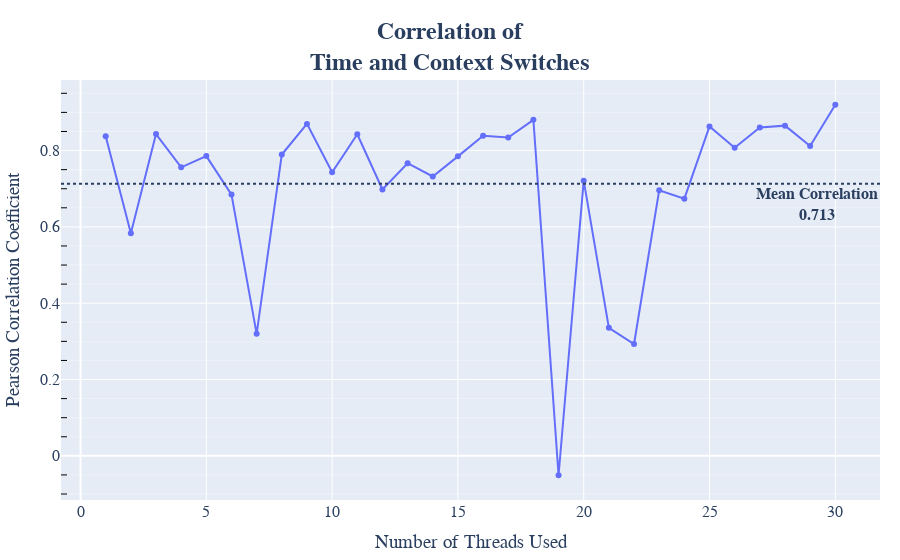

The notebook cell saved with this chart:
### Code cell
import plotly.graph_objects as go
import numpy as np

x = np.arange(1, len(corrs) + 1)
mean_corr = np.mean(corrs)

fig = go.Figure(data=go.Scatter(x=x, y=corrs, mode='lines+markers',))
fig.add_hline(y=mean_corr, line_dash="dot",
              annotation_text=f"<b>Mean Correlation<br>{mean_corr:.3f}</b>", 
              annotation_position="bottom right",
              annotation_font_size=16
              )

fig.update_layout(
    boxgap=0.3,
    boxmode='group',
    xaxis=dict(zeroline=True, gridcolor="white", showgrid=True, zerolinecolor="white", ),
    yaxis=dict(gridcolor="white", zeroline=True, showgrid=True, zerolinecolor="white"),
    # paper_bgcolor="rgb(248,248,248)",
    # plot_bgcolor="rgb(248,248,248)",
    title=dict(
      text="<b>Correlation of<br>Time and Context Switches</b>",
      x=0.5, 
      y=0.93,
      font=dict(
        family="Times New Roman, serif",
        size=24),
      ),
    xaxis_title="Number of Threads Used",
    yaxis_title="Pearson Correlation Coefficient",
    margin=dict(l=40, r=20, t=80, b=40),
    font=dict(family="Times New Roman, serif", size=16)


)
fig.update_yaxes(minor_ticks="inside",
                  minor=dict(
                    ticklen=6, 
                    tickcolor="black", 
                    tickmode='auto', 
                    nticks=6, 
                    showgrid=True
                    )
                )
fig.show(config={"responsive": True})

### Figure 1 — Plotly figure (JSON) as saved in the notebook; plotly's stock layout.template omitted (floating-point values rounded to 4 significant figures)
{"data": [{"mode": "lines+markers", "type": "scatter", "x": [1, 2, 3, 4, 5, 6, 7, 8, 9, 10, 11, 12, 13, 14, 15, 16, 17, 18, 19, 20, 21, 22, 23, 24, 25, 26, 27, 28, 29, 30], "y": [0.8375, 0.583, 0.8433, 0.756, 0.7855, 0.6846, 0.3197, 0.7896, 0.8698, 0.743, 0.8427, 0.698, 0.7669, 0.732, 0.7848, 0.8388, 0.834, 0.8805, -0.05084, 0.7212, 0.3354, 0.293, 0.696, 0.674, 0.8633, 0.8072, 0.8605, 0.8653, 0.8121, 0.92]}], "layout": {"annotations": [{"font": {"size": 16}, "showarrow": false, "text": "<b>Mean Correlation<br>0.713</b>", "x": 1, "xanchor": "right", "xref": "x domain", "y": 0.7129, "yanchor": "top", "yref": "y"}], "boxgap": 0.3, "boxmode": "group", "font": {"family": "Times New Roman, serif", "size": 16}, "margin": {"b": 40, "l": 40, "r": 20, "t": 80}, "shapes": [{"line": {"dash": "dot"}, "type": "line", "x0": 0, "x1": 1, "xref": "x domain", "y0": 0.7129, "y1": 0.7129, "yref": "y"}], "title": {"font": {"family": "Times New Roman, serif", "size": 24}, "text": "<b>Correlation of<br>Time and Context Switches</b>", "x": 0.5, "y": 0.93}, "xaxis": {"gridcolor": "white", "showgrid": true, "title": {"text": "Number of Threads Used"}, "zeroline": true, "zerolinecolor": "white"}, "yaxis": {"gridcolor": "white", "minor": {"nticks": 6, "showgrid": true, "tickcolor": "black", "ticklen": 6, "tickmode": "auto", "ticks": "inside"}, "showgrid": true, "title": {"text": "Pearson Correlation Coefficient"}, "zeroline": true, "zerolinecolor": "white"}}}
